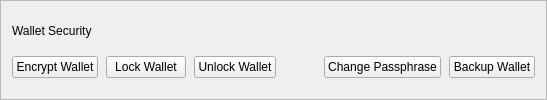
                <widget class="QFrame" name="frameWalletSecurity">
                    <property name="frameShape">
                        <enum>QFrame::StyledPanel</enum>
                    </property>
                    <property name="frameShadow">
                        <enum>QFrame::Raised</enum>
                    </property>
                    <layout class="QVBoxLayout" name="verticalLayout_41">
                        <item>
                            <layout class="QHBoxLayout" name="horizontalLayout_41">
                                <item>
                                    <widget class="QLabel" name="labelWalletSecurity">
                                        <property name="text">
                                            <string>Wallet Security</string>
                                        </property>
                                    </widget>
                                </item>
                            </layout>
                        </item>
                        <item>
                            <layout class="QHBoxLayout" name="hLayoutWalletSecurity" stretch="0,0,0">
                                <property name="spacing">
                                    <number>8</number>
                                </property>
                                <property name="bottomMargin">
                                    <number>10</number>
                                </property>
                                <item>
                                    <widget class="QPushButton" name="pushButtonEncryptWallet">
                                        <property name="styleSheet">
                                            <string notr="true"/>
                                        </property>
                                        <property name="text">
                                            <string>Encrypt Wallet</string>
                                        </property>
                                        <property name="autoDefault">
                                            <bool>false</bool>
                                        </property>
                                    </widget>
                                </item>
                                <item>
                                    <widget class="QPushButton" name="pushButtonLockWallet">
                                        <property name="styleSheet">
                                            <string notr="true"/>
                                        </property>
                                        <property name="text">
                                            <string>Lock Wallet</string>
                                        </property>
                                        <property name="autoDefault">
                                            <bool>false</bool>
                                        </property>
                                    </widget>
                                </item>
                                 <item>
                                    <widget class="QPushButton" name="pushButtonUnlockWallet">
                                        <property name="styleSheet">
                                            <string notr="true"/>
                                        </property>
                                        <property name="text">
                                            <string>Unlock Wallet</string>
                                        </property>
                                        <property name="autoDefault">
                                            <bool>false</bool>
                                        </property>
                                    </widget>
                                </item>
                                <item>
                                    <spacer name="horizontalSpacerWalletSecruity">
                                        <property name="orientation">
                                            <enum>Qt::Horizontal</enum>
                                        </property>
                                        <property name="sizeHint" stdset="0">
                                            <size>
                                                <width>40</width>
                                                <height>1</height>
                                            </size>
                                        </property>
                                    </spacer>
                                </item>
                                <item>
                                    <widget class="QPushButton" name="pushButtonChangePassphrase">
                                        <property name="styleSheet">
                                            <string notr="true"/>
                                        </property>
                                        <property name="text">
                                            <string>Change Passphrase</string>
                                        </property>
                                        <property name="autoDefault">
                                            <bool>false</bool>
                                        </property>
                                    </widget>
                                </item>
                                <item>
                                    <widget class="QPushButton" name="pushButtonBackupWallet">
                                        <property name="styleSheet">
                                            <string notr="true"/>
                                        </property>
                                        <property name="text">
                                            <string>Backup Wallet</string>
                                        </property>
                                        <property name="autoDefault">
                                            <bool>false</bool>
                                        </property>
                                    </widget>
                                </item>
                                
                            </layout>
                        </item>
                    </layout>
                </widget>
